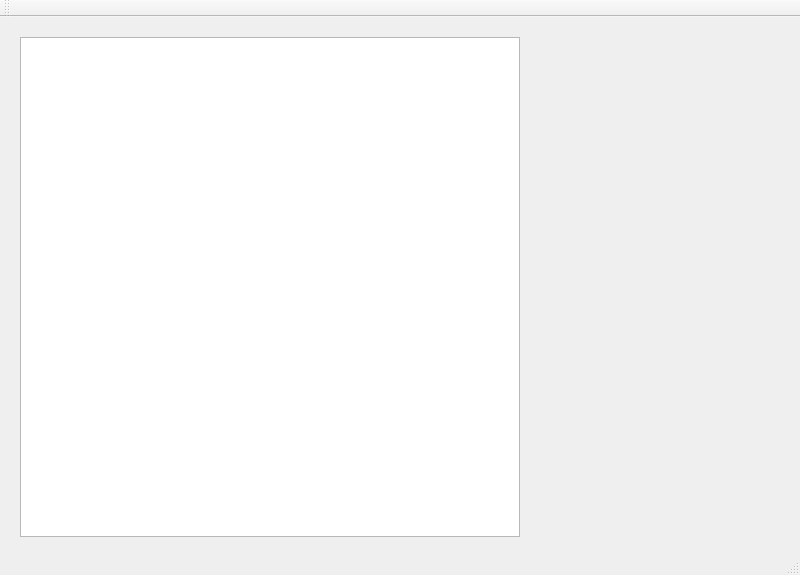
<?xml version="1.0" encoding="UTF-8"?>
<ui version="4.0">
 <class>MainWindow</class>
 <widget class="QMainWindow" name="MainWindow">
  <property name="geometry">
   <rect>
    <x>0</x>
    <y>0</y>
    <width>800</width>
    <height>575</height>
   </rect>
  </property>
  <property name="windowTitle">
   <string>MainWindow</string>
  </property>
  <widget class="QWidget" name="centralWidget">
   <widget class="QGraphicsView" name="graphicsView">
    <property name="geometry">
     <rect>
      <x>20</x>
      <y>20</y>
      <width>500</width>
      <height>500</height>
     </rect>
    </property>
    <property name="sizePolicy">
     <sizepolicy hsizetype="Fixed" vsizetype="Fixed">
      <horstretch>0</horstretch>
      <verstretch>0</verstretch>
     </sizepolicy>
    </property>
   </widget>
  </widget>
  <widget class="QMenuBar" name="menuBar">
   <property name="geometry">
    <rect>
     <x>0</x>
     <y>0</y>
     <width>800</width>
     <height>22</height>
    </rect>
   </property>
  </widget>
  <widget class="QToolBar" name="mainToolBar">
   <attribute name="toolBarArea">
    <enum>TopToolBarArea</enum>
   </attribute>
   <attribute name="toolBarBreak">
    <bool>false</bool>
   </attribute>
  </widget>
  <widget class="QStatusBar" name="statusBar"/>
 </widget>
 <layoutdefault spacing="6" margin="11"/>
 <resources/>
 <connections/>
</ui>
